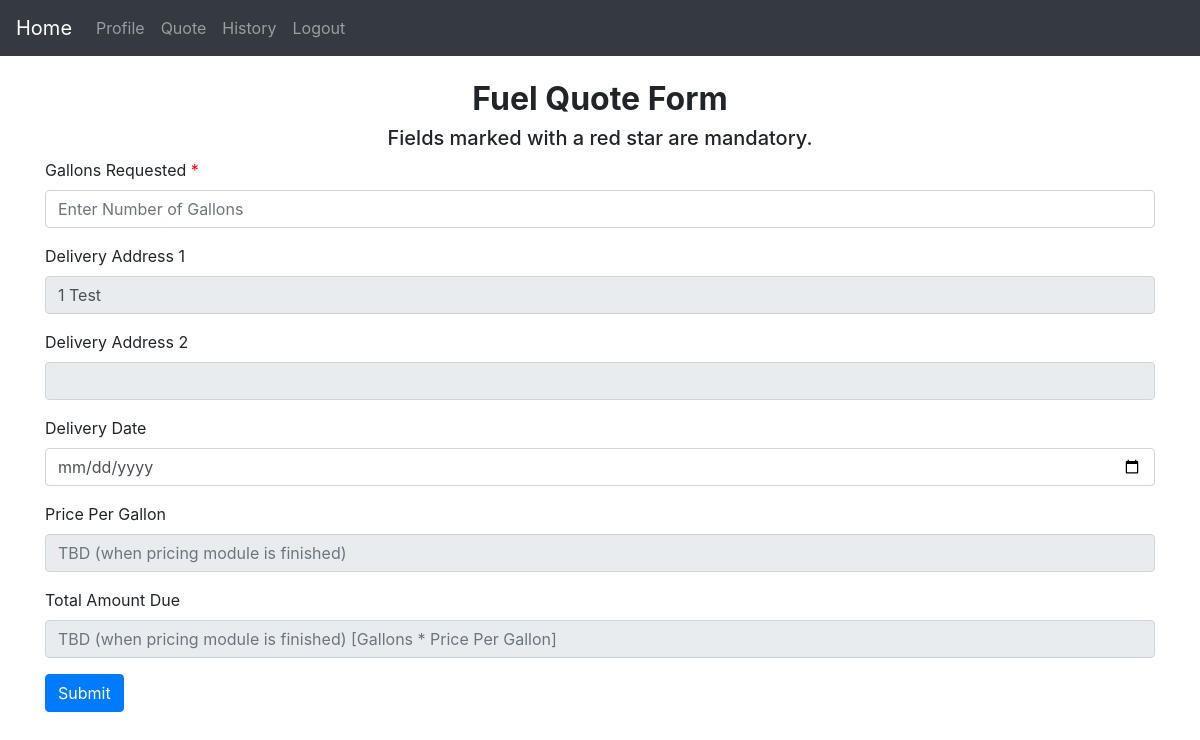
/quote (signed in), run on an earlier commit of the app's database.
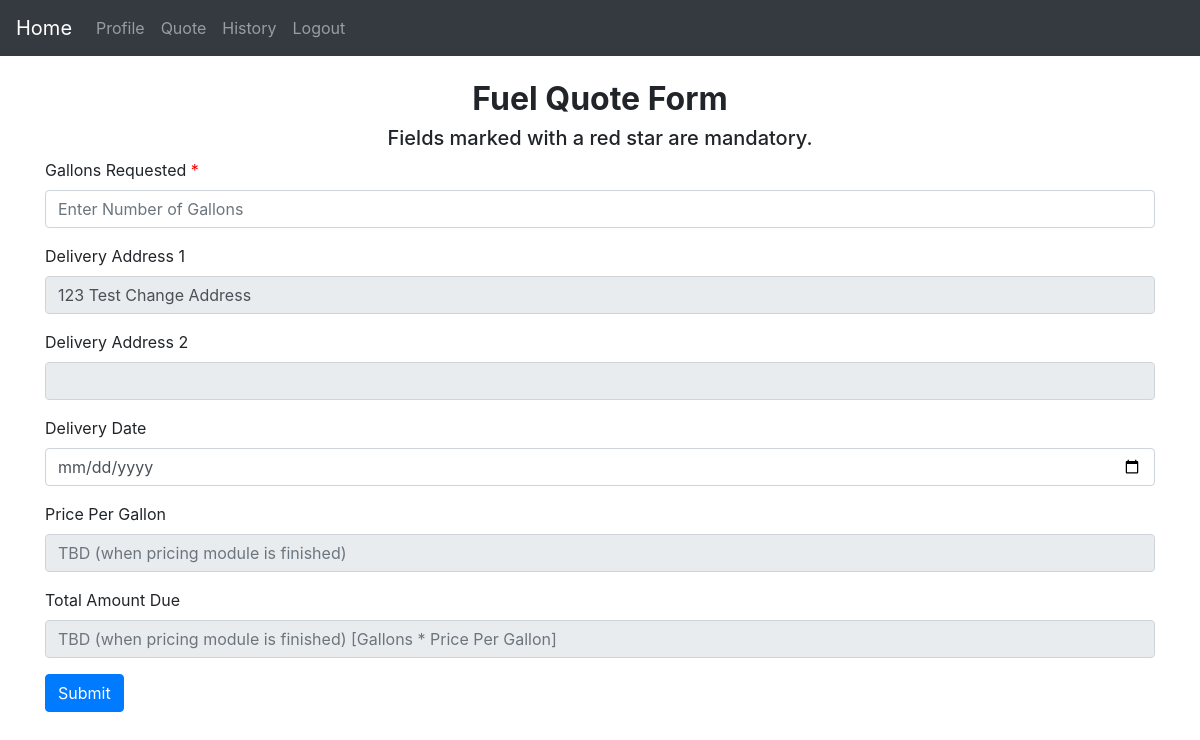
And on a later commit of the database.
### app.py (models this page shows)
class ClientInformation(db.Model):
    id = db.Column(db.Integer, primary_key=True)
    fullName = db.Column(db.String(50))
    addressOne = db.Column(db.String(100))
    addressTwo = db.Column(db.String(100))
    city = db.Column(db.String(100))
    state = db.Column(db.String(2))
    zipcode = db.Column(db.Integer)
    user_id = db.Column(db.Integer, db.ForeignKey(UserCredentials.id))

### app.py (the view, shortened to what this page needs)
@app.route('/quote', methods = ['GET', 'POST'])
@login_required
def quote():
    client = ClientInformation.query.filter_by(user_id=current_user.id).first()
    if not client:
        flash('Please complete profile before getting a quote.', category='error')
        return redirect(url_for('profile'))
    return render_template('quote.html',
                           addressOne=client.addressOne,
                           addressTwo=client.addressTwo, user=current_user)

### app.py (called while the page is built)
@login_manager.user_loader
def load_user(id):
    return UserCredentials.query.get(int(id))

### templates/quote.html (shortened to what this page needs)
{% extends 'base.html' %} {% block title %}Fuel Quote Form{% endblock %} {% block
  content %}
  <h2 align="center"><strong>Fuel Quote Form</strong></h2>
  <form method="POST" action="{{ url_for('quote') }}">
    <h5 align="center">
      Fields marked with
      a red star are mandatory.
    </h5>
    <div class="form-group">
      <label class="required-field" for="gallons">Gallons Requested</label>
      <input
        type="number"
        class="form-control"
        id="gallons"
        name="gallons"
        placeholder="Enter Number of Gallons"
        required
      />
    </div>
    <div class="form-group">
      <label for="addressOne">Delivery Address 1</label>
      <input
          type="text"
          class="form-control"
          id="addressOne"
          name="addressOne"
          value="{{ addressOne }}"
          readonly
      />
    </div>
    <div class="form-group">
      <label for="addressTwo">Delivery Address 2</label>
      <input
          type="text"
          class="form-control"
          id="addressTwo"
          name="addressTwo"
          value="{{ addressTwo }}"
          readonly
          />
    </div>
    <div class="form-group">
      <label for="deliveryDate">Delivery Date</label>
      <input
          type="date"
          class="form-control"
          id="deliveryDate"
          name="deliveryDate"
      />
    </div>
    <div class="form-group">
      <label for="pricePerGallon">Price Per Gallon</label>
      <input
          type="number"
          class="form-control"
          id="pricePerGallon"
          name="pricePerGallon"
          placeholder="TBD (when pricing module is finished)"
          readonly
          />
    </div>
    <div class="form-group">
      <label for="totalAmountDue">Total Amount Due</label>
      <input
          type="number"
          class="form-control"
          id="totalAmountDue"
          name="totalAmountDue"
          placeholder="TBD (when pricing module is finished) [Gallons * Price Per Gallon]"
          readonly
          />
    </div>
    <button type="submit" class="btn btn-primary">Submit</button>
  </form>
  {% endblock %}

### templates/base.html (shortened to what this page needs)
<!DOCTYPE html>
<html lang="en">
  <head>
    <link
      href="https://cdn.jsdelivr.net/npm/bootstrap@5.0.2/dist/css/bootstrap.min.css"
      rel="stylesheet"
    />
    <link rel="stylesheet" href="/static/css/index.css" />
    <link
      rel="stylesheet"
      href="https://cdn.jsdelivr.net/npm/bootstrap@4.0.0/dist/css/bootstrap.min.css"
    />
  </head>
  <body>
    <nav class="navbar navbar-expand-lg navbar-dark bg-dark">
      <a class="navbar-brand" href="/">Home</a>
      <div class="collapse navbar-collapse" id="navbarNav">
        <ul class="navbar-nav">
          {% if user.is_authenticated %}
          <li class="nav-item">
            <a class="nav-link" href="/profile">Profile</a>
          </li>
          <li class="nav-item">
            <a class="nav-link" href="/quote">Quote</a>
          </li>
          <li class="nav-item">
            <a class="nav-link" href="/history">History</a>
          </li>
          <li class="nav-item">
            <a class="nav-link" href="/logout">Logout</a>
          </li>
          {% endif %}
        </ul>
      </div>
    </nav>
    <div class="container">{% block content %}{% endblock %}</div>
  </body>
</html>

### static/css/index.css (style rules this page uses)
.required-field::after { content: " *"; color: red; }

What changed in the data, as far as the page shows it:
changed ClientInformation: addressOne "1 Test" → "123 Test Change Address"
